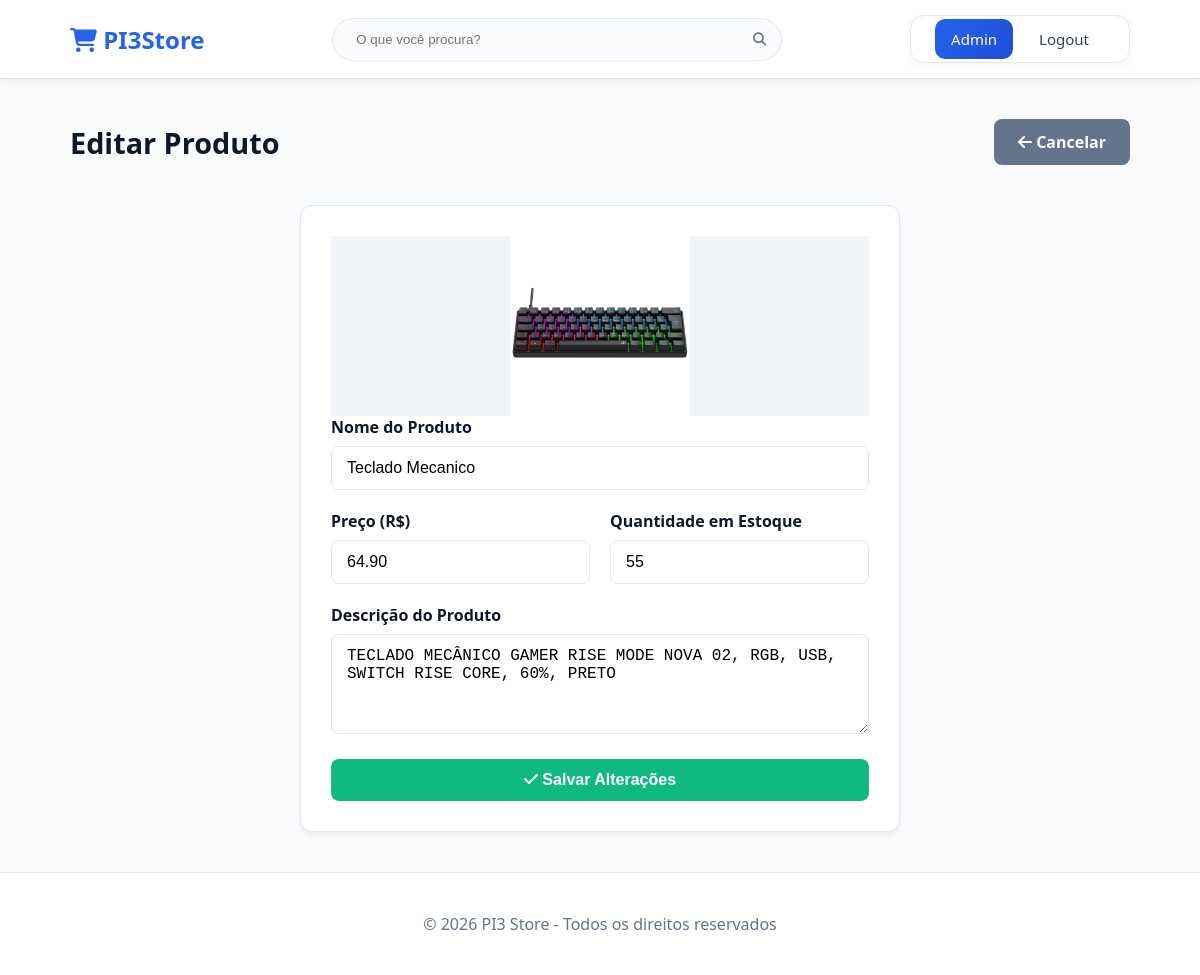
The page /admin/produtos/editar.php?id=17 (signed in) on the database its author committed.
### tables this page shows
CREATE TABLE `produtos` (
  `id` int(11) NOT NULL,
  `nome` varchar(100) NOT NULL,
  `preco` decimal(10,2) NOT NULL,
  `descricao` text DEFAULT NULL,
  `data_cadastro` timestamp NOT NULL DEFAULT current_timestamp(),
  `quantidade` int(11) NOT NULL DEFAULT 0,
  `foto` varchar(255) DEFAULT NULL
);

### admin/produtos/editar.php (the view, shortened to what this page needs)
<?php
require_once 'functions.php';
if (isset($_GET['id'])) {
    $id = $_GET['id'];
    try {
        $stmt = $pdo->prepare("SELECT * FROM produtos WHERE id = :id");
        $stmt->execute(['id' => $id]);
        $p = $stmt->fetch();
    } catch (PDOException $e) {
        die("Erro ao carregar produto: " . $e->getMessage());
    }
} else {
    header("Location: listar.php");
    exit;
}
?>
<main class="container">
    <div class="page-header">
        <h1>Editar Produto</h1>
        <a href="listar.php" class="btn btn-secondary">
            <i class="fa-solid fa-arrow-left"></i> Cancelar
        </a>
    </div>
    <div class="form-container">
        <form action="atualizar.php" method="POST">
            <div class="product-image">
                <?php
                $caminho_imagem = '../../assets/img/produtos/' . $p['foto'];
                if (!empty($p['foto']) && file_exists($caminho_imagem)):
                ?>
                    <img src="<?php echo htmlspecialchars($caminho_imagem); ?>" alt="<?php echo htmlspecialchars($p['nome']); ?>">
                <?php else: ?>
                    <i class="fa-solid fa-image"></i>
                <?php endif; ?>
            </div>
            <div class="form-group">
                <label for="nome">Nome do Produto</label>
                <input type="text" id="nome" name="nome" class="form-control" value="<?php echo htmlspecialchars($p['nome']); ?>" required>
            </div>
            <div class="form-group" style="display: grid; grid-template-columns: 1fr 1fr; gap: 20px;">
                <div>
                    <label for="preco">Preço (R$)</label>
                    <input type="number" id="preco" name="preco" class="form-control" step="0.01" value="<?php echo $p['preco']; ?>" required>
                </div>
                <div>
                    <label for="quantidade">Quantidade em Estoque</label>
                    <input type="number" id="quantidade" name="quantidade" class="form-control" value="<?php echo $p['quantidade']; ?>" required>
                </div>
            </div>
            <div class="form-group">
                <label for="descricao">Descrição do Produto</label>
                <textarea id="descricao" name="descricao" class="form-control" rows="4" required><?php echo htmlspecialchars($p['descricao']); ?></textarea>
            </div>
            <button type="submit" class="btn btn-success" style="width: 100%;">
                <i class="fa-solid fa-check"></i> Salvar Alterações
            </button>
        </form>
    </div>
</main>

### css/style.css (style rules this page uses)
:root { --primary: #2563eb; --dark: #0f172a; --success: #10b981; --danger: #ef4444; --bg: #f8fafc; --border: #e2e8f0; }
* { margin: 0; padding: 0; box-sizing: border-box; }
body { font-family: 'Segoe UI', system-ui, sans-serif; background: var(--bg); color: var(--dark); }
.container { max-width: 1100px; margin: 0 auto; padding: 0 20px; }
.product-image { height: 180px; background: #f1f5f9; display: flex; align-items: center; justify-content: center; overflow: hidden; }
.product-image img { width: 100%; height: 100%; object-fit: contain; }
.form-container { background: white; padding: 30px; border-radius: 12px; border: 1px solid var(--border); max-width: 600px; margin: 40px auto; box-shadow: 0 4px 6px -1px rgba(0,0,0,0.05); }
.form-group { margin-bottom: 20px; }
.form-group label { display: block; margin-bottom: 8px; font-weight: 600; color: var(--dark); }
.form-control { width: 100%; padding: 12px 15px; border: 1px solid var(--border); border-radius: 8px; font-size: 1rem; transition: border-color 0.2s; }
textarea.form-control { resize: vertical; min-height: 100px; }
.btn { display: inline-block; padding: 12px 24px; border-radius: 8px; font-weight: 600; text-decoration: none; cursor: pointer; transition: 0.2s; border: none; font-size: 1rem; text-align: center; }
.btn-success { background: var(--success); color: white; }
.btn-secondary { background: #64748b; color: white; }
.page-header { display: flex; justify-content: space-between; align-items: center; margin: 40px 0 20px; }
.page-header h1 { font-size: 1.8rem; color: var(--dark); }

### rows shown on the page
produtos: foto (picture), nome "Teclado Mecanico", preco "64.90", quantidade "55", descricao "TECLADO MECÂNICO GAMER RISE MODE NOVA 02, RGB, USB, SWITCH RISE CORE, 60%, PRETO"
